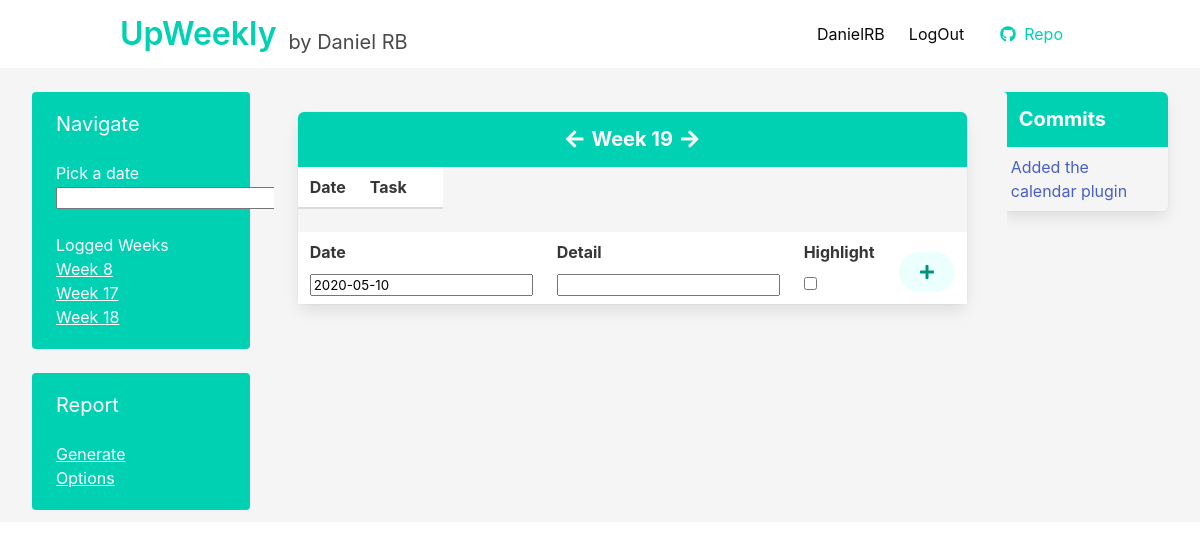
The app's page /current_week/ (signed in), older data.
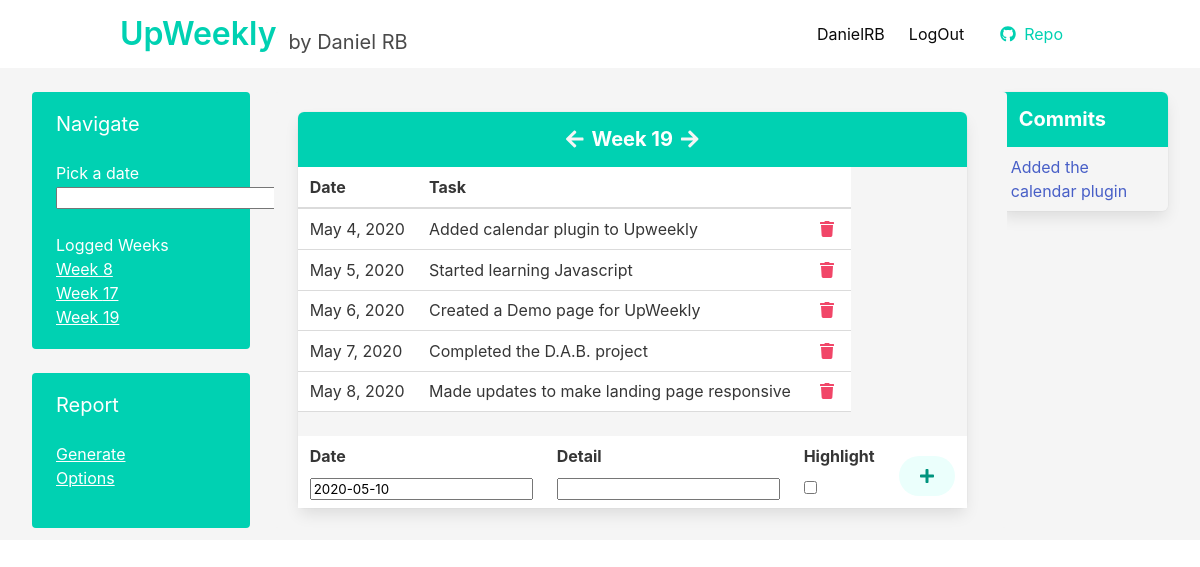
The same page, newer data.
### users/models.py (models this page shows)
class CustomUser(AbstractUser):
    pass

### upweekly/models.py (models this page shows, shortened)
class CompletedTask(models.Model):
    date = models.DateField(default=timezone.now())
    detail = models.CharField(max_length = 255, default="")
    highlight =  models.BooleanField(default=False)
    user = models.ForeignKey(get_user_model(), on_delete=models.CASCADE,)
    test = False
    def get_all_weeks(request):
        weeks2years = {}
        weeks = []
        years = []
        for task in CompletedTask.objects.all():
            if task.user == request.user:
                date_object = CompletedTask._meta.get_field('date')
                date_value = date_object.value_from_object(task)
                week = date_object.to_python(date_value).isocalendar()[1]
                year = date_object.to_python(date_value).isocalendar()[0]
                if week in weeks:
                    next
                weeks.append(int(week))
                years.append(int(year))
        weeks2years = dict(zip(weeks, years))
        print(weeks2years)
        return weeks2years

### upweekly/views.py (the view)
# urls.py: path('current_week/', CurrentWeekView.as_view(), name='current_week'),
class CurrentWeekView(WeekView):
    week = str(timezone.now().isocalendar()[1])
    year = timezone.now().isocalendar()[0]
    success_url = reverse_lazy('current_week')

### upweekly/templatetags/upweekly_templatetags.py (called while the page is built)
@register.simple_tag
def input_class(input_type):
    input_class ={
            'text':'text',
            'email':'text',
            'password':'text',
            'checkbox':'checkbox',
            }
    return input_class[input_type]

### upweekly/views.py (called while the page is built)
    def test_func(self):
        return True

    def get_context_data(self, **kwargs):
        week = self.get_week()
        week = str(week)
        context = super(WeekView, self).get_context_data(**kwargs)
        context.update({'week': week})
        worked_weeks = CompletedTask.get_all_weeks(self.request)
        context.update({'worked_weeks': worked_weeks})
        return context

### templates/week.html (shortened to what this page needs)
{% extends 'base.html' %}
{% load upweekly_templatetags %}
{% block content %}
<div class="tile is-ancestor">
   <div class="tile is-vertical is-10">
      <div class="tile">
         <div class="tile is-parent is-vertical is-3">
            <article class="tile is-child notification is-primary">
               <p class="subtitle">Navigate</p>
               <p class="">Pick a date</p>
              <input id="datetimepicker" type="text">
              <br>
              <br>
               <p class="">Logged Weeks</p>
               <ul>
                  {% for week, year in worked_weeks.items %}
                  <li><a href="{% url 'week' year=year week=week %}">Week {{ week }}</a></li>
                  {% endfor %}
               </ul>
            </article>
            <article class="tile is-child notification is-primary">
               <p class="subtitle">Report</p>
               <ul>
                  <li><a href="{% url 'report' %}">Generate</a></li>
                  <li><a href="{% url 'current_week' %}">Options</a></li>
               </ul>
            </article>
         </div>
         <div class="tile is-parent">
            <article class="tile is-child notification">
               <div class="panel is-primary">
                  <h2 class="has-text-centered panel-heading">
                     <span class="icon">
                     <a class="is-danger is-light" href="{% url 'current_week' %}">
                        <i class="fas fa-arrow-left has-text-light"></i>
                     </a>
                     </span>
                     Week {{ week }}
                     <span class="icon">
                     <a class="is-danger is-light" href="{% url 'current_week' %}">
                        <i class="fas fa-arrow-right has-text-light"></i>
                     </a>
                  </h2>
                     <table class="table is-hoverable">
                        <thead>
                           <tr>
                              <th>Date</th>
                              <th>Task</th>
                              <th></th>
                           </tr>
                        </thead>
                        <tbody>
                        {% for task in object_list %}
                           {% if week == task.date|date:"W" and user == task.user %}
                           <tr>
                              <td>{{ task.date }}</td>
                              <td>
                              {% if task.highlight and user == task.user %}
                                 <strong>{{ task.detail }}</strong>
                              {% else %}
                                 {{ task.detail }}
                              {% endif %}
                              </td>
                              <td>
                                 <span class="icon">
                                 <a class="is-danger is-light" href="{% url 'delete_task' task.id %}">
                                    <i class="fas fa-trash has-text-danger has-text-weight-light"></i>
                                 </a>
                                 </span>
                              </td>
                           <tr>
                           {% endif %}
                        {% endfor %}
                        </tbody>
                     </table>
                  <form method="post">
                     <table class="table">
                        <tbody>
                           <tr>
                           {% for field in form %}
                           <td>
                              <div class="field">
                                 <label for="{{ field.id_for_label }}" class="label">
                                    {{ field.label }}
                                 </label>
                                 <div class="control has-icons-left has-icons-right">
                                    <input class="{% input_class field.field.widget.input_type %} is-success" type="{{ field.field.widget.input_type }}" name="{{ field.name }}" autofocus id="{{ field.id_for_label }}" value="{{ field.value|date:"Y-m-d" }}">
                                 </div>
                              </div>
                           </td>
                           {% endfor %}
                           <td>
                              <div class="field">
                                 <button type="submit" class="button is-rounded is-primary is-light"><i class="fas fa-plus"></i></button>
                              </div>
                           </td>
                           </tr>
                        </tbody>
                     </table>
                  </form>
               </div>
            </article>
         </div>
      </div>
   </div>
   <div class="tile is-parent is-2">
      <article class="tile is-child is-success">
         <div class="panel is-primary">
            <p class="panel-heading is-subtitle">Commits</p>
            <div class="panel-block">
               <a href="https://github.com/brleinad/upweekly/commit/33be962998ec978eb9212a5cc96ef948327a3e86">Added the calendar plugin</a>
            </div>
         </div>
      </article>
   </div>
</div>
{% endblock content %}

### templates/base.html (shortened to what this page needs)
<!doctype html>
<html>
   <head>
      <link rel="stylesheet" href="https://cdn.jsdelivr.net/npm/bulma@0.8.2/css/bulma.min.css">
        <link rel="stylesheet" href="https://cdnjs.cloudflare.com/ajax/libs/jquery-datetimepicker/2.5.20/jquery.datetimepicker.min.css" />
   </head>
   <body>
            <nav class="navbar">
               <div class="container">
                  <div class="navbar-brand">
                     <a href="{% url 'start' %}" class="navbar-item">
                        <h1 class="title has-text-primary">
                           UpWeekly
                           <h1>
                     </a>
                  <div class="navbar-brand">
                     <a href="https://danielrb.dev" class="navbar-item">
                        <h1 class="subtitle">
                           by Daniel RB
                           <h1>
                     </a>
                  </div>
                  </div>
                  <div id="navbarMenuHeroA" class="navbar-menu">
                     <div class="navbar-end">
                  {% if user.is_authenticated %}
                     <a href="{% url 'current_week' %}" class="navbar-item is-active">{{ user.username }}</a>
                     <a href="{% url 'logout' %}" class="navbar-item is-active">LogOut</a>
                  {% endif %}
                        <span class="navbar-item">
                           <a href="https://github.com/brleinad/upweekly" class="button is-primary is-inverted">
                              <span class="icon">
                                 <i class="fab fa-github"></i>
                              </span>
                              <span>Repo</span>
                           </a>
                        </span>
                     </div>
                  </div>
               </div>
            </nav>
<section class="container is-fluid has-background-light">
   <br>
         {% block content %}
         {% endblock content %}
</section>
   </body>
</html>

Row changes from the older to the newer data that the page shows:
added CompletedTask: date "May 4, 2020", detail "Added calendar plugin to Upweekly"
added CompletedTask: date "May 5, 2020", detail "Started learning Javascript"
added CompletedTask: date "May 6, 2020", detail "Created a Demo page for UpWeekly"
added CompletedTask: date "May 7, 2020", detail "Completed the D.A.B. project"
added CompletedTask: date "May 8, 2020", detail "Made updates to make landing page responsive"
Text that changed along with them:
new list line: "Week 19"
list line gone: "Week 18"
